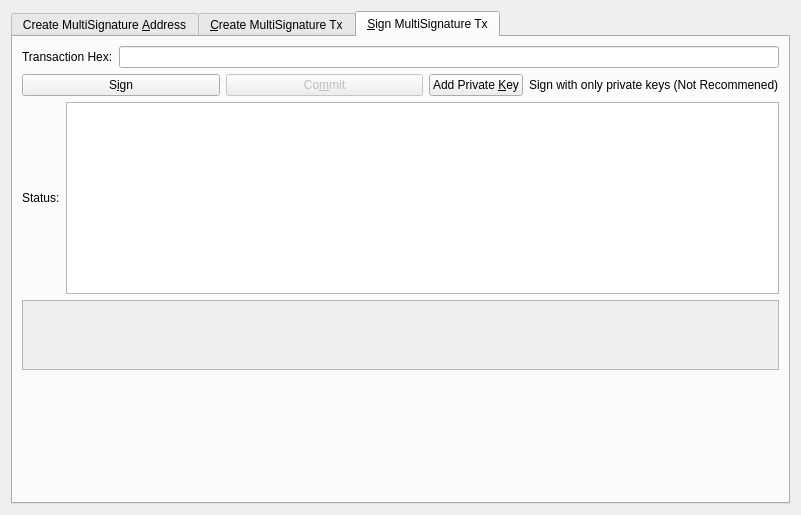
<?xml version="1.0" encoding="UTF-8"?>
<ui version="4.0">
 <class>MultisigDialog</class>
 <widget class="QDialog" name="MultisigDialog">
  <property name="geometry">
   <rect>
    <x>0</x>
    <y>0</y>
    <width>801</width>
    <height>515</height>
   </rect>
  </property>
  <property name="sizePolicy">
   <sizepolicy hsizetype="Fixed" vsizetype="Fixed">
    <horstretch>0</horstretch>
    <verstretch>0</verstretch>
   </sizepolicy>
  </property>
  <property name="windowTitle">
   <string>Multisignature Address Interactions</string>
  </property>
  <layout class="QVBoxLayout" name="verticalLayout_8">
   <item>
    <widget class="QTabWidget" name="multisigTabWidget">
     <property name="layoutDirection">
      <enum>Qt::LeftToRight</enum>
     </property>
     <property name="styleSheet">
      <string notr="true"/>
     </property>
     <property name="currentIndex">
      <number>2</number>
     </property>
     <widget class="QWidget" name="addMultisigTab">
      <property name="sizePolicy">
       <sizepolicy hsizetype="Minimum" vsizetype="Minimum">
        <horstretch>0</horstretch>
        <verstretch>0</verstretch>
       </sizepolicy>
      </property>
      <attribute name="title">
       <string>Create MultiSignature &amp;Address</string>
      </attribute>
      <layout class="QVBoxLayout" name="verticalLayout">
       <item>
        <layout class="QHBoxLayout" name="enterMLayout">
         <item>
          <widget class="QSpinBox" name="enterMSpinbox">
           <property name="sizePolicy">
            <sizepolicy hsizetype="Fixed" vsizetype="Fixed">
             <horstretch>0</horstretch>
             <verstretch>0</verstretch>
            </sizepolicy>
           </property>
           <property name="toolTip">
            <string>How many people must sign to verify a transaction</string>
           </property>
           <property name="minimum">
            <number>1</number>
           </property>
           <property name="maximum">
            <number>15</number>
           </property>
           <property name="value">
            <number>1</number>
           </property>
          </widget>
         </item>
         <item>
          <widget class="QLabel" name="enterMLabel">
           <property name="text">
            <string>Enter the minimum number of signatures required to sign transactions</string>
           </property>
          </widget>
         </item>
        </layout>
       </item>
       <item>
        <layout class="QHBoxLayout" name="addressLabelLayout">
         <item>
          <widget class="QLabel" name="addressLableLabel">
           <property name="text">
            <string>Address Label:</string>
           </property>
          </widget>
         </item>
         <item>
          <widget class="QLineEdit" name="multisigAddressLabel"/>
         </item>
        </layout>
       </item>
       <item>
        <layout class="QHBoxLayout" name="addAddressLayout">
         <item>
          <widget class="QPushButton" name="addAddressButton">
           <property name="toolTip">
            <string>Add another address that could sign to verify a transaction from the multisig address.</string>
           </property>
           <property name="text">
            <string>&amp;Add Address / Key</string>
           </property>
           <property name="autoDefault">
            <bool>false</bool>
           </property>
          </widget>
         </item>
         <item>
          <widget class="QLabel" name="addAddressLabel">
           <property name="sizePolicy">
            <sizepolicy hsizetype="Preferred" vsizetype="Fixed">
             <horstretch>0</horstretch>
             <verstretch>0</verstretch>
            </sizepolicy>
           </property>
           <property name="text">
            <string>Local addresses or public keys that can sign:</string>
           </property>
          </widget>
         </item>
         <item>
          <spacer name="addAddressSpacer_2">
           <property name="orientation">
            <enum>Qt::Horizontal</enum>
           </property>
           <property name="sizeHint" stdset="0">
            <size>
             <width>40</width>
             <height>10</height>
            </size>
           </property>
          </spacer>
         </item>
        </layout>
       </item>
       <item>
        <widget class="QScrollArea" name="addAddressScrollArea">
         <property name="sizePolicy">
          <sizepolicy hsizetype="Preferred" vsizetype="Expanding">
           <horstretch>0</horstretch>
           <verstretch>0</verstretch>
          </sizepolicy>
         </property>
         <property name="styleSheet">
          <string notr="true">border:0;</string>
         </property>
         <property name="widgetResizable">
          <bool>true</bool>
         </property>
         <widget class="QWidget" name="addAddressWidget">
          <property name="geometry">
           <rect>
            <x>0</x>
            <y>0</y>
            <width>761</width>
            <height>166</height>
           </rect>
          </property>
          <layout class="QVBoxLayout" name="verticalLayout_5">
           <item>
            <layout class="QVBoxLayout" name="addressList"/>
           </item>
           <item>
            <spacer name="verticalSpacer">
             <property name="orientation">
              <enum>Qt::Vertical</enum>
             </property>
             <property name="sizeHint" stdset="0">
              <size>
               <width>20</width>
               <height>40</height>
              </size>
             </property>
            </spacer>
           </item>
          </layout>
         </widget>
        </widget>
       </item>
       <item>
        <layout class="QHBoxLayout" name="addMultisigLayout">
         <item>
          <widget class="QPushButton" name="addMultisigButton">
           <property name="sizePolicy">
            <sizepolicy hsizetype="Preferred" vsizetype="Fixed">
             <horstretch>0</horstretch>
             <verstretch>0</verstretch>
            </sizepolicy>
           </property>
           <property name="toolTip">
            <string>Create a new multisig address</string>
           </property>
           <property name="toolTipDuration">
            <number>-3</number>
           </property>
           <property name="text">
            <string>C&amp;reate</string>
           </property>
           <property name="autoDefault">
            <bool>false</bool>
           </property>
          </widget>
         </item>
         <item>
          <widget class="QLabel" name="label">
           <property name="text">
            <string>Status:</string>
           </property>
          </widget>
         </item>
         <item>
          <widget class="QTextEdit" name="addMultisigStatus">
           <property name="sizePolicy">
            <sizepolicy hsizetype="Expanding" vsizetype="Fixed">
             <horstretch>0</horstretch>
             <verstretch>0</verstretch>
            </sizepolicy>
           </property>
           <property name="maximumSize">
            <size>
             <width>16777215</width>
             <height>75</height>
            </size>
           </property>
           <property name="readOnly">
            <bool>true</bool>
           </property>
           <property name="textInteractionFlags">
            <set>Qt::TextSelectableByKeyboard|Qt::TextSelectableByMouse</set>
           </property>
          </widget>
         </item>
        </layout>
       </item>
       <item>
        <widget class="QLabel" name="label_2">
         <property name="sizePolicy">
          <sizepolicy hsizetype="Preferred" vsizetype="Preferred">
           <horstretch>0</horstretch>
           <verstretch>0</verstretch>
          </sizepolicy>
         </property>
         <property name="text">
          <string>Use below to quickly import an address by its redeem. Don't forget to add a label before clicking import!
Keep in mind, the wallet will rescan the blockchain to find transactions containing the new address.
Please be patient after clicking import.</string>
         </property>
         <property name="scaledContents">
          <bool>false</bool>
         </property>
         <property name="wordWrap">
          <bool>true</bool>
         </property>
        </widget>
       </item>
       <item>
        <layout class="QHBoxLayout" name="importLayout">
         <item>
          <widget class="QPushButton" name="importAddressButton">
           <property name="sizePolicy">
            <sizepolicy hsizetype="Fixed" vsizetype="Fixed">
             <horstretch>0</horstretch>
             <verstretch>0</verstretch>
            </sizepolicy>
           </property>
           <property name="text">
            <string>&amp;Import Redeem</string>
           </property>
          </widget>
         </item>
         <item>
          <widget class="QLineEdit" name="importRedeem">
           <property name="sizePolicy">
            <sizepolicy hsizetype="Preferred" vsizetype="Fixed">
             <horstretch>0</horstretch>
             <verstretch>0</verstretch>
            </sizepolicy>
           </property>
          </widget>
         </item>
        </layout>
       </item>
      </layout>
     </widget>
     <widget class="QWidget" name="createTransactionTab">
      <attribute name="title">
       <string>&amp;Create MultiSignature Tx</string>
      </attribute>
      <layout class="QVBoxLayout" name="verticalLayout_3">
       <item>
        <layout class="QHBoxLayout" name="horizontalLayout_2">
         <item>
          <layout class="QVBoxLayout" name="createTxLayout">
           <item>
            <layout class="QHBoxLayout" name="addTxInputLayout">
             <item>
              <widget class="QLabel" name="addTxInputLabel">
               <property name="sizePolicy">
                <sizepolicy hsizetype="Fixed" vsizetype="Preferred">
                 <horstretch>0</horstretch>
                 <verstretch>0</verstretch>
                </sizepolicy>
               </property>
               <property name="text">
                <string>Inputs:</string>
               </property>
              </widget>
             </item>
             <item>
              <widget class="QPushButton" name="pushButtonCoinControl">
               <property name="sizePolicy">
                <sizepolicy hsizetype="Preferred" vsizetype="Fixed">
                 <horstretch>0</horstretch>
                 <verstretch>0</verstretch>
                </sizepolicy>
               </property>
               <property name="text">
                <string>Coin Control</string>
               </property>
              </widget>
             </item>
             <item>
              <layout class="QFormLayout" name="formLayout_2">
               <property name="rightMargin">
                <number>10</number>
               </property>
               <item row="0" column="0">
                <widget class="QLabel" name="labelQuantity">
                 <property name="text">
                  <string>Quantity Selected:</string>
                 </property>
                </widget>
               </item>
               <item row="0" column="1">
                <widget class="QLabel" name="labelQuantity_int">
                 <property name="text">
                  <string>0</string>
                 </property>
                </widget>
               </item>
               <item row="1" column="0">
                <widget class="QLabel" name="labelAmount">
                 <property name="text">
                  <string>Amount:</string>
                 </property>
                </widget>
               </item>
               <item row="1" column="1">
                <widget class="QLabel" name="labelAmount_int">
                 <property name="text">
                  <string>0</string>
                 </property>
                </widget>
               </item>
              </layout>
             </item>
             <item>
              <widget class="QPushButton" name="addInputButton">
               <property name="sizePolicy">
                <sizepolicy hsizetype="Preferred" vsizetype="Fixed">
                 <horstretch>0</horstretch>
                 <verstretch>0</verstretch>
                </sizepolicy>
               </property>
               <property name="toolTip">
                <string>Add an input to fund the outputs</string>
               </property>
               <property name="text">
                <string>Add a Raw Input</string>
               </property>
               <property name="icon">
                <iconset>
                 <normaloff>:/css/default</normaloff>:/css/default</iconset>
               </property>
              </widget>
             </item>
            </layout>
           </item>
           <item>
            <widget class="QScrollArea" name="txInputsScrollArea">
             <property name="sizePolicy">
              <sizepolicy hsizetype="Preferred" vsizetype="Expanding">
               <horstretch>0</horstretch>
               <verstretch>0</verstretch>
              </sizepolicy>
             </property>
             <property name="styleSheet">
              <string notr="true">border:0;</string>
             </property>
             <property name="lineWidth">
              <number>0</number>
             </property>
             <property name="widgetResizable">
              <bool>true</bool>
             </property>
             <widget class="QWidget" name="txInputsWidget">
              <property name="geometry">
               <rect>
                <x>0</x>
                <y>0</y>
                <width>749</width>
                <height>134</height>
               </rect>
              </property>
              <layout class="QVBoxLayout" name="verticalLayout_7">
               <item>
                <layout class="QVBoxLayout" name="inputsList"/>
               </item>
               <item>
                <spacer name="txInputsSpacer">
                 <property name="orientation">
                  <enum>Qt::Vertical</enum>
                 </property>
                 <property name="sizeHint" stdset="0">
                  <size>
                   <width>20</width>
                   <height>80</height>
                  </size>
                 </property>
                </spacer>
               </item>
              </layout>
             </widget>
            </widget>
           </item>
           <item>
            <layout class="QHBoxLayout" name="addDestinationLayout">
             <item>
              <widget class="QLabel" name="addDestinationLabel">
               <property name="text">
                <string>Address / Amount:</string>
               </property>
              </widget>
             </item>
             <item>
              <widget class="QPushButton" name="addDestinationButton">
               <property name="sizePolicy">
                <sizepolicy hsizetype="Fixed" vsizetype="Fixed">
                 <horstretch>0</horstretch>
                 <verstretch>0</verstretch>
                </sizepolicy>
               </property>
               <property name="toolTip">
                <string>Add destinations to send BTOK to</string>
               </property>
               <property name="text">
                <string>Add &amp;Destination</string>
               </property>
              </widget>
             </item>
             <item>
              <spacer name="addDestinationHorizontalSpacer">
               <property name="orientation">
                <enum>Qt::Horizontal</enum>
               </property>
               <property name="sizeHint" stdset="0">
                <size>
                 <width>40</width>
                 <height>20</height>
                </size>
               </property>
              </spacer>
             </item>
            </layout>
           </item>
           <item>
            <widget class="QScrollArea" name="destionationsScrollArea">
             <property name="sizePolicy">
              <sizepolicy hsizetype="Expanding" vsizetype="Expanding">
               <horstretch>0</horstretch>
               <verstretch>0</verstretch>
              </sizepolicy>
             </property>
             <property name="styleSheet">
              <string notr="true">border:0;</string>
             </property>
             <property name="widgetResizable">
              <bool>true</bool>
             </property>
             <widget class="QWidget" name="destinationsScrollAreaContents">
              <property name="geometry">
               <rect>
                <x>0</x>
                <y>0</y>
                <width>749</width>
                <height>134</height>
               </rect>
              </property>
              <layout class="QVBoxLayout" name="verticalLayout_11">
               <item>
                <layout class="QVBoxLayout" name="destinationsList"/>
               </item>
               <item>
                <spacer name="destinationsSpacer">
                 <property name="orientation">
                  <enum>Qt::Vertical</enum>
                 </property>
                 <property name="sizeHint" stdset="0">
                  <size>
                   <width>20</width>
                   <height>20</height>
                  </size>
                 </property>
                </spacer>
               </item>
              </layout>
             </widget>
            </widget>
           </item>
           <item>
            <layout class="QHBoxLayout" name="horizontalLayout_4">
             <item>
              <widget class="QPushButton" name="createButton">
               <property name="sizePolicy">
                <sizepolicy hsizetype="Fixed" vsizetype="Fixed">
                 <horstretch>0</horstretch>
                 <verstretch>0</verstretch>
                </sizepolicy>
               </property>
               <property name="minimumSize">
                <size>
                 <width>150</width>
                 <height>0</height>
                </size>
               </property>
               <property name="toolTip">
                <string>Create a transaction object using the given inputs to the given outputs</string>
               </property>
               <property name="text">
                <string>Cr&amp;eate</string>
               </property>
               <property name="autoDefault">
                <bool>false</bool>
               </property>
               <property name="default">
                <bool>true</bool>
               </property>
              </widget>
             </item>
             <item>
              <widget class="QLabel" name="createButtonLabel">
               <property name="sizePolicy">
                <sizepolicy hsizetype="Fixed" vsizetype="Preferred">
                 <horstretch>0</horstretch>
                 <verstretch>0</verstretch>
                </sizepolicy>
               </property>
               <property name="text">
                <string>Status:</string>
               </property>
               <property name="alignment">
                <set>Qt::AlignRight|Qt::AlignTrailing|Qt::AlignVCenter</set>
               </property>
              </widget>
             </item>
             <item>
              <widget class="QTextEdit" name="createButtonStatus">
               <property name="sizePolicy">
                <sizepolicy hsizetype="Expanding" vsizetype="Minimum">
                 <horstretch>0</horstretch>
                 <verstretch>0</verstretch>
                </sizepolicy>
               </property>
               <property name="maximumSize">
                <size>
                 <width>16777215</width>
                 <height>16777215</height>
                </size>
               </property>
               <property name="sizeAdjustPolicy">
                <enum>QAbstractScrollArea::AdjustToContents</enum>
               </property>
               <property name="readOnly">
                <bool>true</bool>
               </property>
              </widget>
             </item>
            </layout>
           </item>
          </layout>
         </item>
         <item>
          <layout class="QHBoxLayout" name="horizontalLayout_3"/>
         </item>
        </layout>
       </item>
      </layout>
     </widget>
     <widget class="QWidget" name="signMultisigTransaction">
      <property name="styleSheet">
       <string notr="true">txScrollArea:{
	border: 1px solid #5b4c7c;
}
keyScrollArea:{
	border: 1px solid #5b4c7c;
}
txScrollArea:{
	border: 1px solid #5b4c7c;
}</string>
      </property>
      <attribute name="title">
       <string>&amp;Sign MultiSignature Tx</string>
      </attribute>
      <layout class="QVBoxLayout" name="verticalLayout_4">
       <item>
        <layout class="QHBoxLayout" name="transactionHexLayout">
         <item>
          <widget class="QLabel" name="transactionHexLabel">
           <property name="text">
            <string>Transaction Hex:</string>
           </property>
          </widget>
         </item>
         <item>
          <widget class="QLineEdit" name="transactionHex">
           <property name="toolTip">
            <string/>
           </property>
          </widget>
         </item>
        </layout>
       </item>
       <item>
        <layout class="QHBoxLayout" name="horizontalLayout">
         <item>
          <layout class="QVBoxLayout" name="verticalLayout_2">
           <item>
            <layout class="QHBoxLayout" name="horizontalLayout_7">
             <item>
              <widget class="QPushButton" name="signButton">
               <property name="sizePolicy">
                <sizepolicy hsizetype="Preferred" vsizetype="Fixed">
                 <horstretch>0</horstretch>
                 <verstretch>0</verstretch>
                </sizepolicy>
               </property>
               <property name="minimumSize">
                <size>
                 <width>150</width>
                 <height>0</height>
                </size>
               </property>
               <property name="toolTip">
                <string>Sign the transaction from this wallet or from provided private keys</string>
               </property>
               <property name="text">
                <string>S&amp;ign</string>
               </property>
               <property name="autoDefault">
                <bool>false</bool>
               </property>
               <property name="default">
                <bool>true</bool>
               </property>
              </widget>
             </item>
             <item>
              <widget class="QPushButton" name="commitButton">
               <property name="enabled">
                <bool>false</bool>
               </property>
               <property name="sizePolicy">
                <sizepolicy hsizetype="Preferred" vsizetype="Fixed">
                 <horstretch>0</horstretch>
                 <verstretch>0</verstretch>
                </sizepolicy>
               </property>
               <property name="toolTip">
                <string>&lt;html&gt;&lt;head/&gt;&lt;body&gt;&lt;p&gt;DISABLED until transaction has been signed enough times.&lt;/p&gt;&lt;/body&gt;&lt;/html&gt;</string>
               </property>
               <property name="autoFillBackground">
                <bool>false</bool>
               </property>
               <property name="text">
                <string>Co&amp;mmit</string>
               </property>
               <property name="autoDefault">
                <bool>true</bool>
               </property>
              </widget>
             </item>
             <item>
              <layout class="QHBoxLayout" name="addPrivKeyLayout">
               <item>
                <widget class="QPushButton" name="addPrivKeyButton">
                 <property name="sizePolicy">
                  <sizepolicy hsizetype="Fixed" vsizetype="Fixed">
                   <horstretch>0</horstretch>
                   <verstretch>0</verstretch>
                  </sizepolicy>
                 </property>
                 <property name="toolTip">
                  <string>Add private keys to sign the transaction with</string>
                 </property>
                 <property name="text">
                  <string>Add Private &amp;Key</string>
                 </property>
                </widget>
               </item>
               <item>
                <widget class="QLabel" name="addPrivKeyLabel">
                 <property name="text">
                  <string>Sign with only private keys (Not Recommened)</string>
                 </property>
                </widget>
               </item>
              </layout>
             </item>
            </layout>
           </item>
           <item>
            <layout class="QHBoxLayout" name="horizontalLayout_5">
             <item>
              <widget class="QLabel" name="signButtonStatusLabel">
               <property name="text">
                <string>Status:</string>
               </property>
              </widget>
             </item>
             <item>
              <widget class="QTextEdit" name="signButtonStatus">
               <property name="sizePolicy">
                <sizepolicy hsizetype="Expanding" vsizetype="Preferred">
                 <horstretch>0</horstretch>
                 <verstretch>0</verstretch>
                </sizepolicy>
               </property>
               <property name="maximumSize">
                <size>
                 <width>16777215</width>
                 <height>16777215</height>
                </size>
               </property>
               <property name="verticalScrollBarPolicy">
                <enum>Qt::ScrollBarAsNeeded</enum>
               </property>
               <property name="readOnly">
                <bool>true</bool>
               </property>
               <property name="textInteractionFlags">
                <set>Qt::TextSelectableByKeyboard|Qt::TextSelectableByMouse</set>
               </property>
              </widget>
             </item>
            </layout>
           </item>
           <item>
            <widget class="QScrollArea" name="keyScrollArea">
             <property name="sizePolicy">
              <sizepolicy hsizetype="Expanding" vsizetype="Expanding">
               <horstretch>0</horstretch>
               <verstretch>0</verstretch>
              </sizepolicy>
             </property>
             <property name="sizeAdjustPolicy">
              <enum>QAbstractScrollArea::AdjustToContents</enum>
             </property>
             <property name="widgetResizable">
              <bool>true</bool>
             </property>
             <widget class="QWidget" name="keyScrollAreaContents">
              <property name="geometry">
               <rect>
                <x>0</x>
                <y>0</y>
                <width>755</width>
                <height>73</height>
               </rect>
              </property>
              <layout class="QVBoxLayout" name="verticalLayout_9">
               <item>
                <layout class="QVBoxLayout" name="keyList"/>
               </item>
               <item>
                <spacer name="keySpacer">
                 <property name="orientation">
                  <enum>Qt::Vertical</enum>
                 </property>
                 <property name="sizeHint" stdset="0">
                  <size>
                   <width>20</width>
                   <height>40</height>
                  </size>
                 </property>
                </spacer>
               </item>
              </layout>
             </widget>
            </widget>
           </item>
          </layout>
         </item>
        </layout>
       </item>
       <item>
        <spacer name="verticalSpacer_2">
         <property name="orientation">
          <enum>Qt::Vertical</enum>
         </property>
         <property name="sizeHint" stdset="0">
          <size>
           <width>20</width>
           <height>40</height>
          </size>
         </property>
        </spacer>
       </item>
      </layout>
     </widget>
    </widget>
   </item>
  </layout>
 </widget>
 <resources>
  <include location="../beetok.qrc"/>
 </resources>
 <connections/>
</ui>
